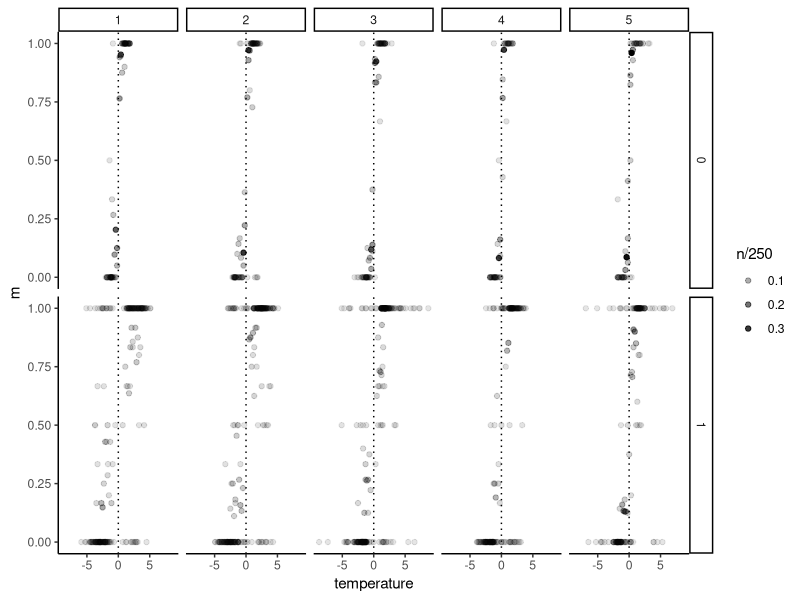
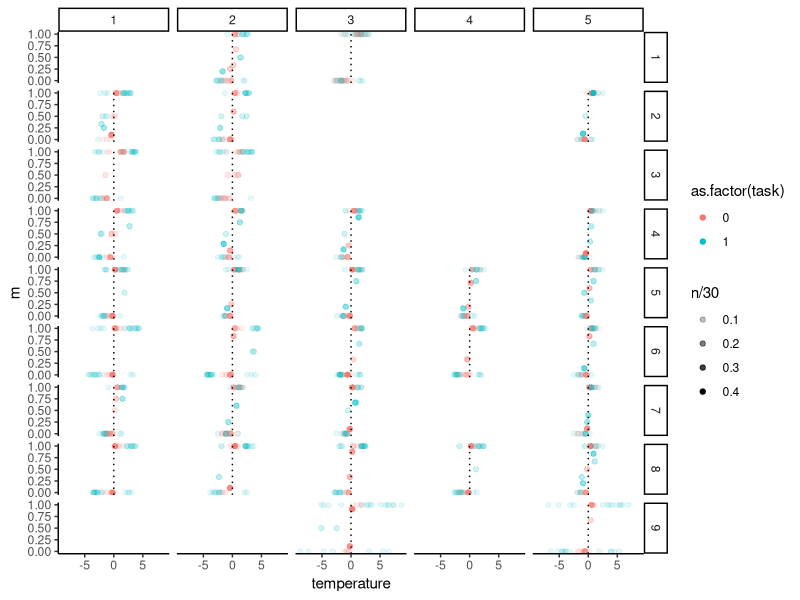
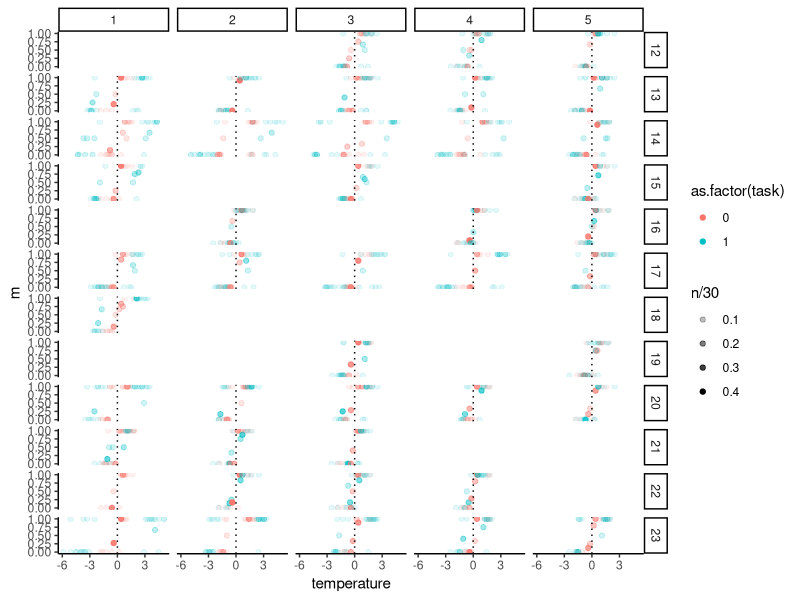
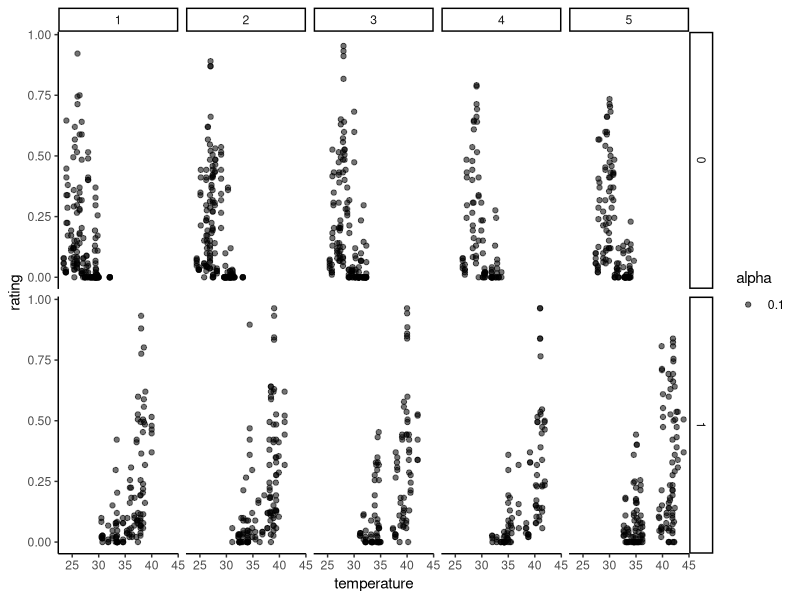
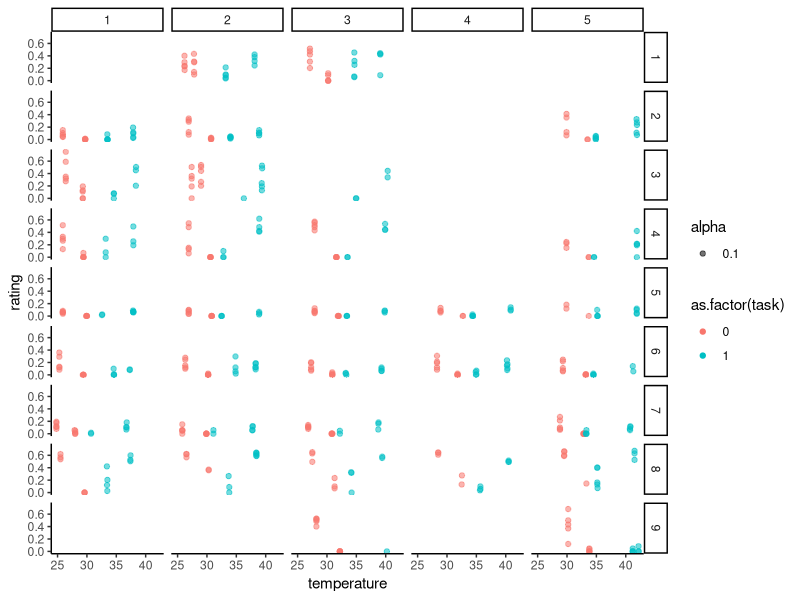
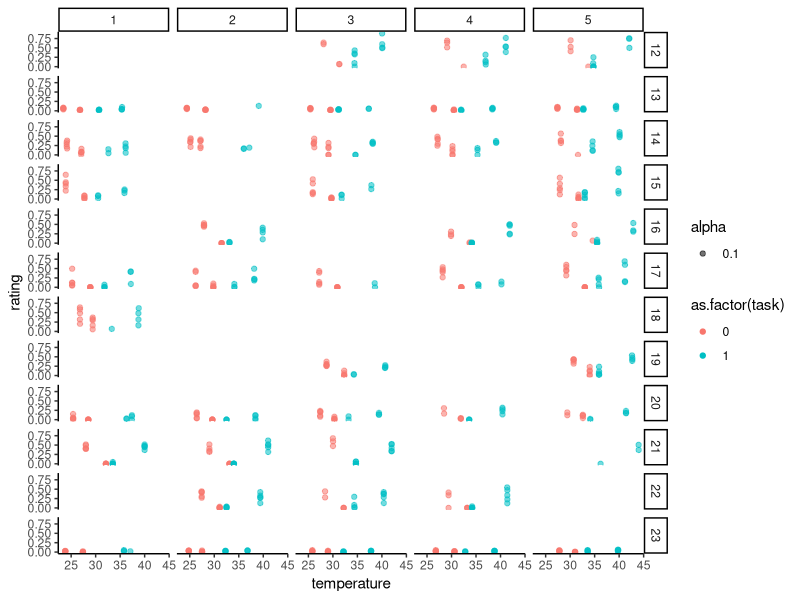

The R source for these figures, in order:
# Script used to generate different model free plots of the discrimination and rating datasets
# Author: Arthur S. Courtin
# License: MIT (see LICENSE file)
# Edited with the assistance of Claude Code (Anthropic).

#### Set-up environment ####
library(tidyverse)

#### Extract discrimination data ####
# Same filters as the fitting scripts: baseline_flag==0 excludes trials where the pre-trial
# baseline drifted, deviation_flag==0 excludes trials where the two active-zone thermodes
# disagreed with each other during plateau. The plotted x-axis uses the recorded (measured)
# plateau temperature rather than the theoretical/commanded one, signed by which interval held
# the deviating stimulus.
data <-
  read_csv("data/d_at_2ifc_af.csv")%>%
  filter(baseline_flag == 0, deviation_flag == 0) %>%
  mutate(
    relative_adapting_temperature =
      round(adapting - baseline),
    adapting_temperature_idx = 3 + relative_adapting_temperature,
    temperature=abs(recorded_temperature-adapting)*(active_interval-1.5)*2,
    chose_second  = as.integer(if_else(active_interval == 2, accuracy, 1L - accuracy))
  )
participant<-unique(data$participant)
P<-length(participant)
for(pdx in 1:P){
  data$participant[data$participant==participant[pdx]]<-pdx
}

#Group level
data %>% 
  group_by(temperature,adapting_temperature_idx,task) %>%
  summarise(m=mean(chose_second),n=sum(!is.na(chose_second))) %>% 
  ggplot(aes(x=temperature,y=m,alpha=n/250))+
    geom_point()+
    geom_vline(aes(xintercept = 0),linetype='dotted')+
    theme_classic()+
    facet_grid(cols=vars(adapting_temperature_idx),rows=vars(task))

#Participant level
data %>% 
  filter(participant<10) %>% 
  group_by(temperature,adapting_temperature_idx,task,participant) %>%
  summarise(m=mean(chose_second),n=sum(!is.na(chose_second))) %>% 
  ggplot(aes(x=temperature,y=m,alpha=n/30,color=as.factor(task)))+
  geom_point()+
  geom_vline(aes(xintercept = 0),linetype='dotted')+
  theme_classic()+
  facet_grid(cols=vars(adapting_temperature_idx),rows=vars(participant))
data %>%
  filter(participant>11) %>%
  group_by(temperature,adapting_temperature_idx,task,participant) %>%
  summarise(m=mean(chose_second),n=sum(!is.na(chose_second))) %>%
  ggplot(aes(x=temperature,y=m,alpha=n/30,color=as.factor(task)))+
  geom_point()+
  geom_vline(aes(xintercept = 0),linetype='dotted')+
  theme_classic()+
  facet_grid(cols=vars(adapting_temperature_idx),rows=vars(participant))

#### Extract rating data ####
rating_data <-
  read_csv("data/d_at_ratings_af.csv")%>%
  filter(baseline_flag == 0, deviation_flag == 0, confirmed == 1, !is.na(recorded_temperature)) %>%
  mutate(
    relative_adapting_temperature =
      round(adapting - baseline),
    adapting_temperature_idx = 3 + relative_adapting_temperature,
    temperature = recorded_temperature,
    rating = rating/100
  )
rating_participant<-unique(rating_data$participant)
rating_P<-length(rating_participant)
for(pdx in 1:rating_P){
  rating_data$participant[rating_data$participant==rating_participant[pdx]]<-pdx
}

#Group level
rating_data %>%
  group_by(temperature,adapting_temperature_idx,task) %>%
  ggplot(aes(x=temperature,y=rating,alpha=.10))+
    geom_point()+
    theme_classic()+
    facet_grid(cols=vars(adapting_temperature_idx),rows=vars(task))

#Participant level
rating_data %>%
  filter(participant<10) %>%
  group_by(temperature,adapting_temperature_idx,task,participant) %>%
  ggplot(aes(x=temperature,y=rating,alpha=.1,color=as.factor(task)))+
  geom_point()+
  theme_classic()+
  facet_grid(cols=vars(adapting_temperature_idx),rows=vars(participant))
rating_data %>%
  filter(participant>11) %>%
  group_by(temperature,adapting_temperature_idx,task,participant) %>%
  ggplot(aes(x=temperature,y=rating,alpha=.1,color=as.factor(task)))+
  geom_point()+
  theme_classic()+
  facet_grid(cols=vars(adapting_temperature_idx),rows=vars(participant))
